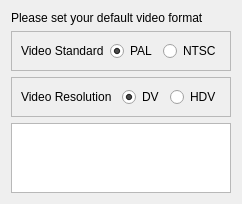
<ui version="4.0" >
 <class>WizardStandard_UI</class>
 <widget class="QWidget" name="WizardStandard_UI" >
  <property name="geometry" >
   <rect>
    <x>0</x>
    <y>0</y>
    <width>233</width>
    <height>180</height>
   </rect>
  </property>
  <layout class="QGridLayout" name="gridLayout_3" >
   <item row="0" column="0" >
    <widget class="QLabel" name="label_3" >
     <property name="text" >
      <string>Please set your default video format</string>
     </property>
    </widget>
   </item>
   <item row="1" column="0" >
    <widget class="QFrame" name="frame" >
     <property name="frameShape" >
      <enum>QFrame::StyledPanel</enum>
     </property>
     <property name="frameShadow" >
      <enum>QFrame::Raised</enum>
     </property>
     <layout class="QGridLayout" name="gridLayout" >
      <item row="0" column="0" >
       <widget class="QLabel" name="label" >
        <property name="text" >
         <string>Video Standard</string>
        </property>
       </widget>
      </item>
      <item row="0" column="2" >
       <widget class="QRadioButton" name="button_pal" >
        <property name="text" >
         <string>PAL</string>
        </property>
        <property name="checked" >
         <bool>true</bool>
        </property>
       </widget>
      </item>
      <item row="0" column="3" >
       <widget class="QRadioButton" name="button_ntsc" >
        <property name="text" >
         <string>NTSC</string>
        </property>
       </widget>
      </item>
      <item row="0" column="1" >
       <spacer name="horizontalSpacer" >
        <property name="orientation" >
         <enum>Qt::Horizontal</enum>
        </property>
        <property name="sizeHint" stdset="0" >
         <size>
          <width>9</width>
          <height>20</height>
         </size>
        </property>
       </spacer>
      </item>
     </layout>
    </widget>
   </item>
   <item row="2" column="0" >
    <widget class="QFrame" name="frame_2" >
     <property name="frameShape" >
      <enum>QFrame::StyledPanel</enum>
     </property>
     <property name="frameShadow" >
      <enum>QFrame::Raised</enum>
     </property>
     <layout class="QGridLayout" name="gridLayout_2" >
      <item row="0" column="2" >
       <widget class="QRadioButton" name="button_dv" >
        <property name="text" >
         <string>DV</string>
        </property>
        <property name="checked" >
         <bool>true</bool>
        </property>
       </widget>
      </item>
      <item row="0" column="0" >
       <widget class="QLabel" name="label_2" >
        <property name="text" >
         <string>Video Resolution</string>
        </property>
       </widget>
      </item>
      <item row="0" column="3" >
       <widget class="QRadioButton" name="button_hdv" >
        <property name="text" >
         <string>HDV</string>
        </property>
       </widget>
      </item>
      <item row="0" column="1" >
       <spacer name="horizontalSpacer_2" >
        <property name="orientation" >
         <enum>Qt::Horizontal</enum>
        </property>
        <property name="sizeHint" stdset="0" >
         <size>
          <width>1</width>
          <height>20</height>
         </size>
        </property>
       </spacer>
      </item>
     </layout>
    </widget>
   </item>
   <item row="3" column="0" >
    <widget class="QListWidget" name="profiles_list" >
     <property name="sizePolicy" >
      <sizepolicy vsizetype="Preferred" hsizetype="Expanding" >
       <horstretch>0</horstretch>
       <verstretch>0</verstretch>
      </sizepolicy>
     </property>
     <property name="alternatingRowColors" >
      <bool>true</bool>
     </property>
    </widget>
   </item>
   <item row="4" column="0" >
    <spacer name="verticalSpacer" >
     <property name="orientation" >
      <enum>Qt::Vertical</enum>
     </property>
     <property name="sizeHint" stdset="0" >
      <size>
       <width>20</width>
       <height>0</height>
      </size>
     </property>
    </spacer>
   </item>
  </layout>
 </widget>
 <resources/>
 <connections/>
</ui>
